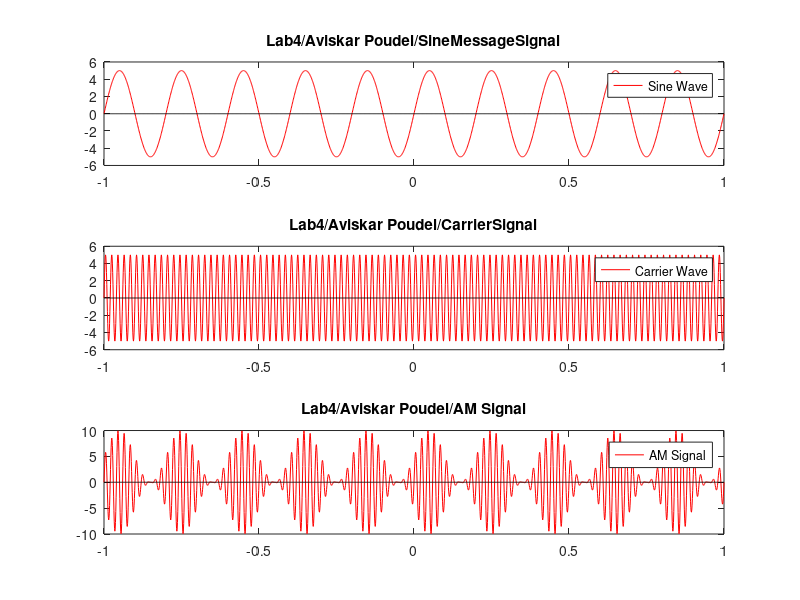

Write MATLAB code to recreate this figure.
t = -1:0.001:1;

a = 5;
f = 5;
y = a*sin(2*pi*f*t);

subplot(3,1,1)
plot(t, y, '-red')
hold on
plot(t, zeros(size(t)), '-black') 
title('Lab4/Aviskar Poudel/SineMessageSignal')
legend('Sine Wave')

hf = 50;
a2 = 5;
carrier = a2*sin(2*pi*hf*t);

subplot(3,1,2)
plot(t, carrier, '-red')  
hold on
plot(t, zeros(size(t)), '-black') 
title('Lab4/Aviskar Poudel/CarrierSignal')
legend('Carrier Wave')

am_signal = (1 + (y/a)) .* carrier;    

subplot(3,1,3)
plot(t, am_signal, '-red')  
hold on
plot(t, zeros(size(t)), '-black') 
title('Lab4/Aviskar Poudel/AM Signal')
legend('AM Signal')
